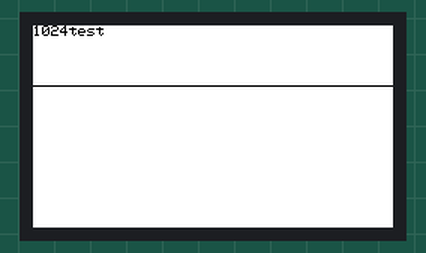
Bench run of a sketch on a simulated ESP32. Parts: 240×135 colour display. I2S audio is not simulated (input reads silence); what the sketch prints to the serial monitor is not drawn.

Above: at 0.4 s.

The sketch:

Micophone_Simple.ino
```cpp
#include <M5StickCPlus.h>
#include <driver/i2s.h>
#include <WiFi.h>

#define PIN_CLK     0
#define PIN_DATA    34
#define READ_LEN    (2 * 512)
#define GAIN_FACTOR 10
uint8_t BUFFER[READ_LEN] = {0};

uint16_t oldy[240];
int16_t *adcBuffer = NULL;

void showSignal() {
    int y;
    for (int n = 0; n < 240; n++) {
        y = adcBuffer[n] * GAIN_FACTOR;
        y = map(y, INT16_MIN, INT16_MAX, 10, 70);
        M5.Lcd.drawPixel(n, oldy[n], WHITE);
        M5.Lcd.drawPixel(n, y, BLACK);
        oldy[n] = y;
    }
}

void mic_record_task(void *arg) {
    size_t bytesread;
    while (1) {
        i2s_read(I2S_NUM_0, (char *)BUFFER, READ_LEN, &bytesread,
                 (100 / portTICK_RATE_MS));
        adcBuffer = (int16_t *)BUFFER;
//        for (int n = 0; n < READ_LEN/2; n++) {
//          int y = adcBuffer[n];
//          Serial.println(y);
//        }
        Serial.println(bytesread);
        M5.Lcd.setCursor(0, 0);
        M5.Lcd.println(bytesread);
        showSignal();
        vTaskDelay(100 / portTICK_RATE_MS);
    }
}

void i2sInit() {
    i2s_config_t i2s_config = {
        .mode = (i2s_mode_t)(I2S_MODE_MASTER | I2S_MODE_RX | I2S_MODE_PDM),
        .sample_rate = 44100, //44100
        .bits_per_sample =
            I2S_BITS_PER_SAMPLE_16BIT,  // is fixed at 12bit, stereo, MSB
        .channel_format = I2S_CHANNEL_FMT_ALL_RIGHT,
#if ESP_IDF_VERSION > ESP_IDF_VERSION_VAL(4, 1, 0)
        .communication_format = I2S_COMM_FORMAT_STAND_I2S,
#else
        .communication_format = I2S_COMM_FORMAT_I2S,
#endif
        .intr_alloc_flags = ESP_INTR_FLAG_LEVEL1,
        .dma_buf_count    = 2,
        .dma_buf_len      = 512,//128
    };

    i2s_pin_config_t pin_config;

#if (ESP_IDF_VERSION > ESP_IDF_VERSION_VAL(4, 3, 0))
    pin_config.mck_io_num = I2S_PIN_NO_CHANGE;
#endif

    pin_config.bck_io_num   = I2S_PIN_NO_CHANGE;
    pin_config.ws_io_num    = PIN_CLK;
    pin_config.data_out_num = I2S_PIN_NO_CHANGE;
    pin_config.data_in_num  = PIN_DATA;

    i2s_driver_install(I2S_NUM_0, &i2s_config, 0, NULL);
    i2s_set_pin(I2S_NUM_0, &pin_config);
    i2s_set_clk(I2S_NUM_0, 44100, I2S_BITS_PER_SAMPLE_16BIT, I2S_CHANNEL_MONO); //44100
}

void setup() {
    M5.begin();
    M5.Lcd.setRotation(3);
    M5.Lcd.fillScreen(WHITE);
    M5.Lcd.setTextColor(BLACK, WHITE);
    M5.Lcd.println("mic test");
    Serial.begin(115200);

    i2sInit();
    xTaskCreate(mic_record_task, "mic_record_task", 2048, NULL, 1, NULL);
}

void loop() {
    printf("loop cycling\n");
    vTaskDelay(1000 / portTICK_RATE_MS);  // otherwise the main task wastes half
                                          // of the cpu cycles
}
```
